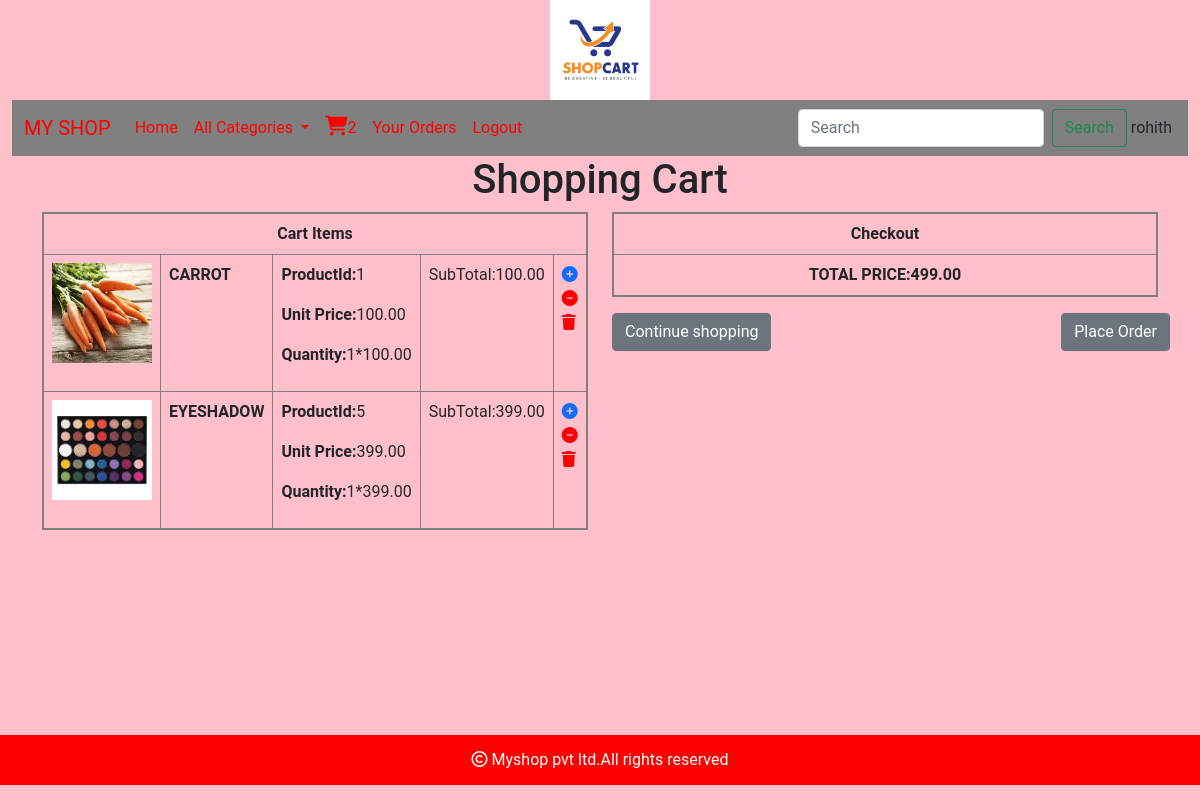
/cart/cartview (signed in), run on the app's committed database.
### cart/models.py (models this page shows, shortened)
class Cart(models.Model):
    user=models.ForeignKey(User,on_delete=models.CASCADE)
    products=models.ForeignKey(Product,on_delete=models.CASCADE)
    quantity=models.IntegerField(default=1)
    data_added=models.DateField(auto_now_add=True)
    active=models.BooleanField(default=True)
    def subtotal(self):
        return self.quantity*self.products.price

### shop/models.py (models this page shows)
class Product(models.Model):
    name=models.CharField(max_length=200,unique=True)
    slug=models.SlugField(max_length=250,unique=True)
    description=models.TextField(blank=True)
    price=models.DecimalField(max_digits=10,decimal_places=2)
    category=models.ForeignKey(Category,on_delete=models.CASCADE)
    image=models.ImageField(upload_to='img/products',null=True,blank=True)
    stock=models.IntegerField()
    available=models.BooleanField(default=True)
    created=models.DateTimeField(auto_now_add=True)
    updated=models.DateTimeField(auto_now=True)

### cart/views.py (the view)
# urls.py: path('cartview',views.cartview,name="cartview"),
@login_required
def cartview(request):
    total=0
    user=request.user
    try:
        cart=Cart.objects.filter(user=user)
        for i in cart:
            total+=i.quantity*i.products.price
    except Cart.DoesNotExist:
        pass
    return render(request,'cart.html',{'cart':cart,'total':total})

### cart/context_processors.py (called while the page is built)
def counter(request):
    item_count=0
    if request.user.is_authenticated:
        user=request.user
        try:
            cart=Cart.objects.filter(user=user)
            for i in cart:
                item_count+=i.quantity
        except:
            item_count=0
    return {'item_count':item_count}

### shop/context_processors.py (called while the page is built)
def menu_links(request):
    links=Category.objects.all()
    return {'links':links}

### templates/cart.html (shortened to what this page needs)
{% extends 'base.html' %}
{% load static %}
{% block content %}
<div class="container" style="margin-bottom:100px;">
    {% if not cart %}
    <div>
        <h1 class="text-center">Cart is empty</h1>
        <strong><a href="{% url 'shop:home' %}">Continue Shopping</a></strong>
    </div>
    {% else %}
    <div class="row">
        <h1 class="text-center">Shopping Cart</h1>
        <div class="col-sm-6">
            <table class="table table-bordered" style="border:2px solid gray;">
                <tr>
                    <th colspan="5" class="text-center">Cart Items</th></tr>
                {% for i in cart %}
                <tr>
                    <td><img src="{{i.products.image.url}}" height="100px" width="100px"></td>
                    <td><strong>{{i.products.name}}</strong></td>
                    <td><p><strong>ProductId:</strong>{{i.products.id}}</p>
                        <p><strong>Unit Price:</strong>{{i.products.price}}</p>
                        <p><strong>Quantity:</strong>{{i.quantity}}*{{i.products.price}}</p>
                                      </td>
                    <td>SubTotal:{{i.subtotal}}</td>
                    <td>
                        {% if i.quantity < i.products.stock %}
                        <a href="{% url 'cart:add_cart' i.products.id %}"><i class="fa-solid fa-circle-plus"></i></a>
                        <a href="{% url 'cart:cart_remove' i.products.id %}"><i style="color:red" class="fa-solid fa-circle-minus"></i></a>
                        <a href="{% url 'cart:full_remove' i.products.id %}"><i style="color:red" class="fa-solid fa-trash"></i></a>
                        {% else %}
                        <a href="{% url 'cart:cart_remove' i.products.id %}"><i class="fa-solid fa-circle-minus"></i></a>
                        <a href="{% url 'cart:full_remove' i.products.id %}"><i class="fa-solid fa-trash"></i></a>
                        {% endif %}
                    </td>
            </tr>{% endfor %}</table></div>
        <div style="position:relative;" class="col-sm-6 col-lg-6 col=-xs-6 col col-md-6"><table class="table table-bordered" style="border:2px solid gray;">
            <th colspan="5" class="text-center">Checkout</th>
          <tr>  <th class="text-center">TOTAL PRICE:{{total}}</th>
            </tr>
        </table>
        <a href="{% url 'shop:home' %}" class="btn btn-secondary">Continue shopping</a>
            <a href="{% url 'cart:orderform' %}" style="position:absolute;right:0;" class="btn btn-secondary">Place Order</a></div>
    </div>
    {% endif %}
{% endblock %}

### templates/base.html (shortened to what this page needs)
<!DOCTYPE html>
{% load static %}
<html lang="en" xmlns="http://www.w3.org/1999/html">
<head>
    <link href="https://cdn.jsdelivr.net/npm/bootstrap@5.0.2/dist/css/bootstrap.min.css" rel="stylesheet">
    <link rel="stylesheet" href="https://cdn.jsdelivr.net/npm/bootstrap-icons@1.10.2/font/bootstrap-icons.css">
    <link rel="stylesheet" href="{% static 'css/custom.css' %}">
    <link rel="stylesheet" href=" https://cdnjs.cloudflare.com/ajax/libs/font-awesome/6.4.0/css/all.min.css">
</head>
<body>
<div class="container-fluid">
    <center><img src="{% static 'img/cart.jpg' %}" height="100px" width="100px" alt=""></center>
    <nav class="navbar navbar-expand-lg navbar-light bg-light">
  <div class="container-fluid">
    <a class="navbar-brand" href="#">MY SHOP</a>
      <ul class="navbar-nav me-auto mb-2 mb-lg-0">
         <li class="nav-item">
          <a class="nav-link" aria-current="page" href="{% url 'shop:home' %}">Home</a>
        </li>
        <li class="nav-item dropdown">
          <a class="nav-link dropdown-toggle" href="#" id="navbarDropdown" role="button" data-bs-toggle="dropdown" aria-expanded="false">
            All Categories
          </a>
           {% if user.is_authenticated %}
          <li class="nav-item">
          <a class="nav-link" aria-current="page" href="{% url 'cart:cartview' %}"><i style="font-size:20px;" class="fa-solid fa-cart-shopping"></i>{{item_count}}</a>
        </li><li class="nav-item">
          <a class="nav-link" aria-current="page" href="{% url 'cart:orderview' %}">Your Orders</a>
        </li>
          <li class="nav-item">
          <a class="nav-link" aria-current="page" href="{% url 'shop:logout' %}">Logout</a>
        </li>
          {% endif %}
      </ul>
      <form method="POST" class="d-flex" action="{% url 'search:searchresult' %}">
        <input class="form-control me-2" type="search" name="q" placeholder="Search" aria-label="Search">
        <button class="btn btn-outline-success" type="submit">Search</button>
      </form>
      <ul class="navbar-nav p-1">
        <li >
            {% if user.is_authenticated %}
                <a>{{user.username}}</a>
            {% endif %}
        </li>
        </ul>
    </div>
  </div>
{% block content %}
{% endblock %}
<footer class="footer">
    <div class="">
        <p><i class="fa-regular fa-copyright"></i> Myshop pvt ltd.All rights reserved</p>
    </div>
</footer>
</body>
</html>

### static/css/custom.css (style rules this page uses)
body { background-color:pink; font-family: 'Roboto', sans-serif; }
.navbar-light .navbar-brand ,.navbar-light .navbar-nav .nav-link { color: rgb(255,0,0); }
.bg-light { background-color: gray!important; }

### templates/base.html (style rules this page uses)
.footer { width:100%; height:50px; background-color:red; position:fixed; left:0px; bottom:15px; color:white; text-align:center; vertical-align:middle; line-height:50px }

### data on the page
Cart: products.image (picture), products.name "CARROT", products.id "1", products.price "100.00", quantity "1", subtotal "100.00"
Cart: products.image (picture), products.name "EYESHADOW", products.id "5", products.price "399.00", quantity "1", subtotal "399.00"

### other printed values
{{ item_count }} "2"
{{ user.username }} "rohith"
{{ total }} "499.00"
